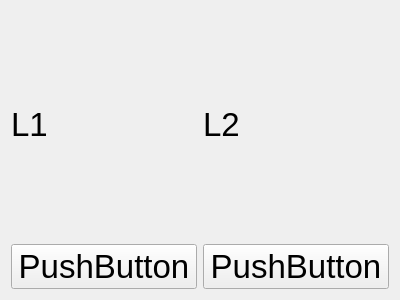
<?xml version="1.0" encoding="UTF-8"?>
<ui version="4.0">
 <class>myWidget</class>
 <widget class="QWidget" name="myWidget">
  <property name="geometry">
   <rect>
    <x>0</x>
    <y>0</y>
    <width>400</width>
    <height>300</height>
   </rect>
  </property>
  <property name="font">
   <font>
    <pointsize>25</pointsize>
   </font>
  </property>
  <property name="windowTitle">
   <string>Form</string>
  </property>
  <layout class="QHBoxLayout" name="horizontalLayout">
   <item>
    <layout class="QGridLayout" name="gridLayout">
     <item row="0" column="0">
      <widget class="QLabel" name="label1">
       <property name="text">
        <string>L1</string>
       </property>
      </widget>
     </item>
     <item row="0" column="1">
      <widget class="QLabel" name="label2">
       <property name="text">
        <string>L2</string>
       </property>
      </widget>
     </item>
     <item row="1" column="0">
      <widget class="QPushButton" name="button1">
       <property name="text">
        <string>PushButton</string>
       </property>
      </widget>
     </item>
     <item row="1" column="1">
      <widget class="QPushButton" name="button2">
       <property name="text">
        <string>PushButton</string>
       </property>
      </widget>
     </item>
    </layout>
   </item>
  </layout>
 </widget>
 <resources/>
 <connections/>
</ui>
